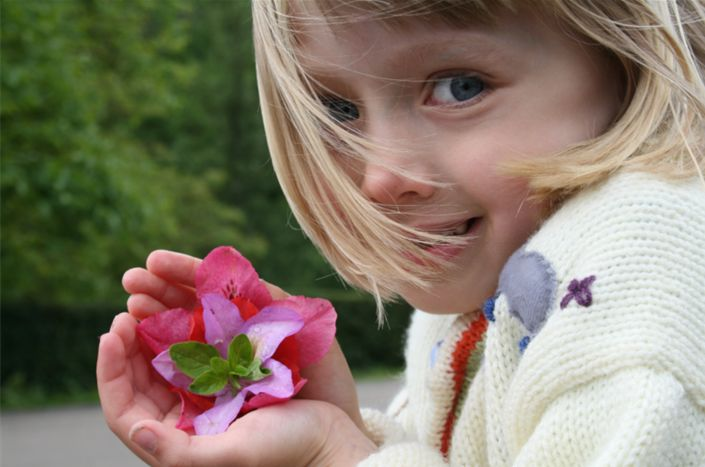
#> input picture day10/img2.jpeg, 705 x 467 px
$ python p4.py
#> lines starting #> are read from the running program, lines starting #| are printed output that depends on the picture; after the words box and inside, x2 and y2 are one past the last pixel; in counts of white or black regions, pixels touching at a corner belong together
import cv2
import numpy as np

img = cv2.imread('img2.jpeg')
#> img is the input picture: shape (467, 705, 3); mean B, G, R 107.8, 123.6, 135.5

gray = cv2.cvtColor(img,cv2.COLOR_BGR2GRAY)
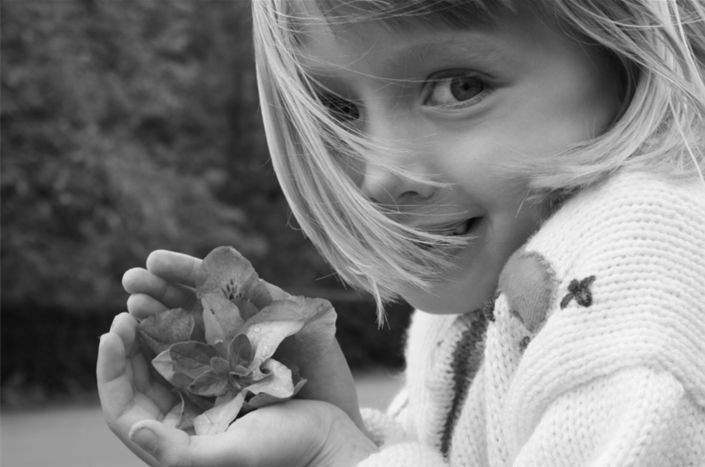
#> gray: shape (467, 705); min 3, max 250, mean 125.3
ret, bw_img = cv2. threshold(gray,127,255,cv2. THRESH_BINARY)
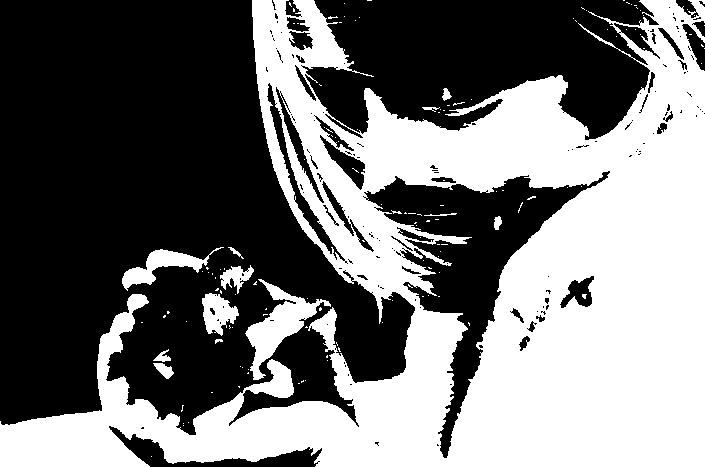
#> bw_img: shape (467, 705); 45.4% white; 137 white regions (123 under 20 px), largest, box (x1, y1, x2, y2) and area: (0, 0, 705, 467) 142942, (245, 279, 331, 380) 2660, (122, 247, 224, 291) 1354
edges = cv2.Canny(bw_img,50,150,apertureSize = 3)
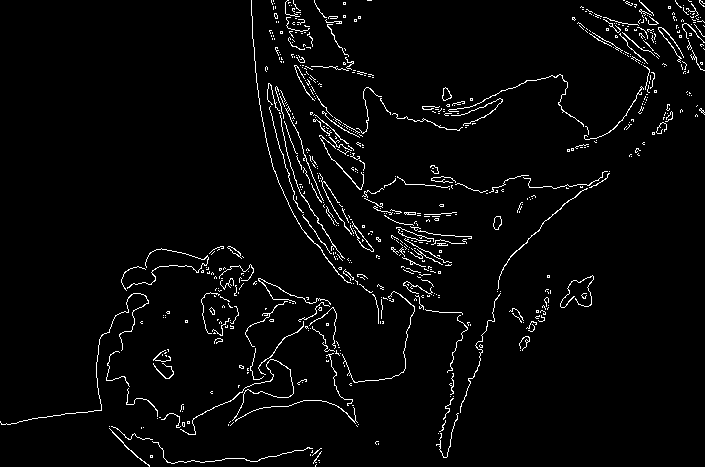
#> edges: shape (467, 705); 3.2% white in thin lines or dots

lines = cv2.HoughLines(edges,1,np.pi/180,200)
#> lines = None

#> (the run stopped early here; a loop or call above may not have finished)

$ run again, with day10/img1.jpeg copied over day10/img2.jpeg
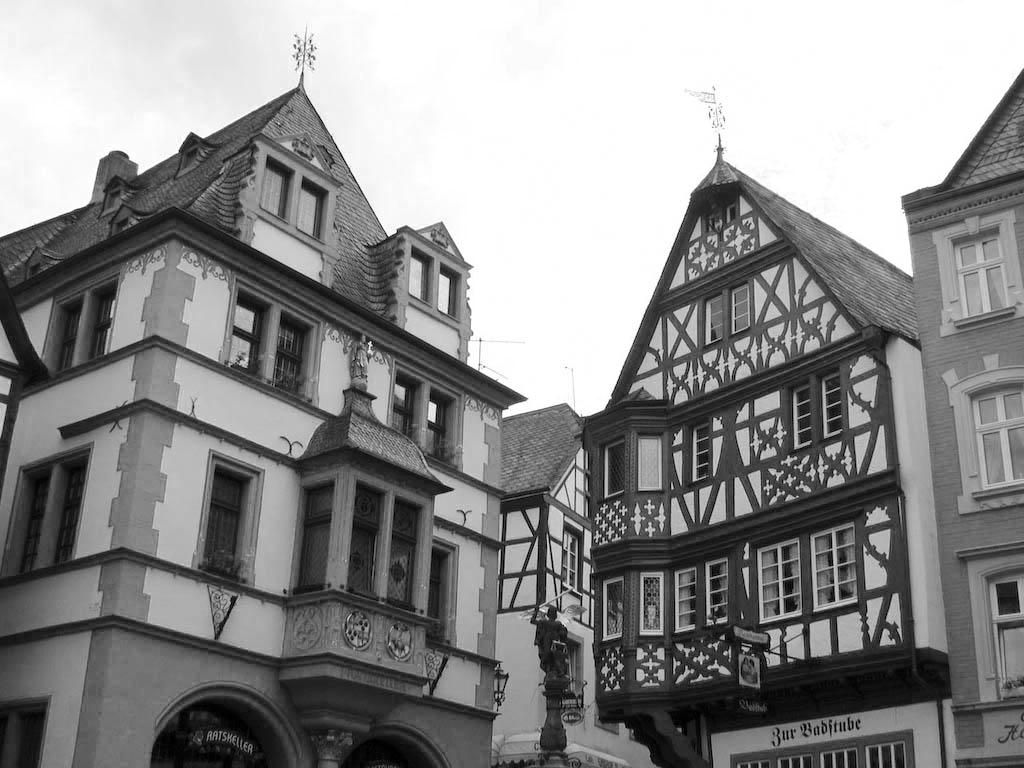
#> input picture day10/img1.jpeg, 1024 x 768 px
#> img is the input picture: shape (768, 1024, 3); min 0, max 255, mean 141.3
#> `ret, bw_img = cv2. threshold(gray,127,255,cv2. THRESH_BINARY)`:
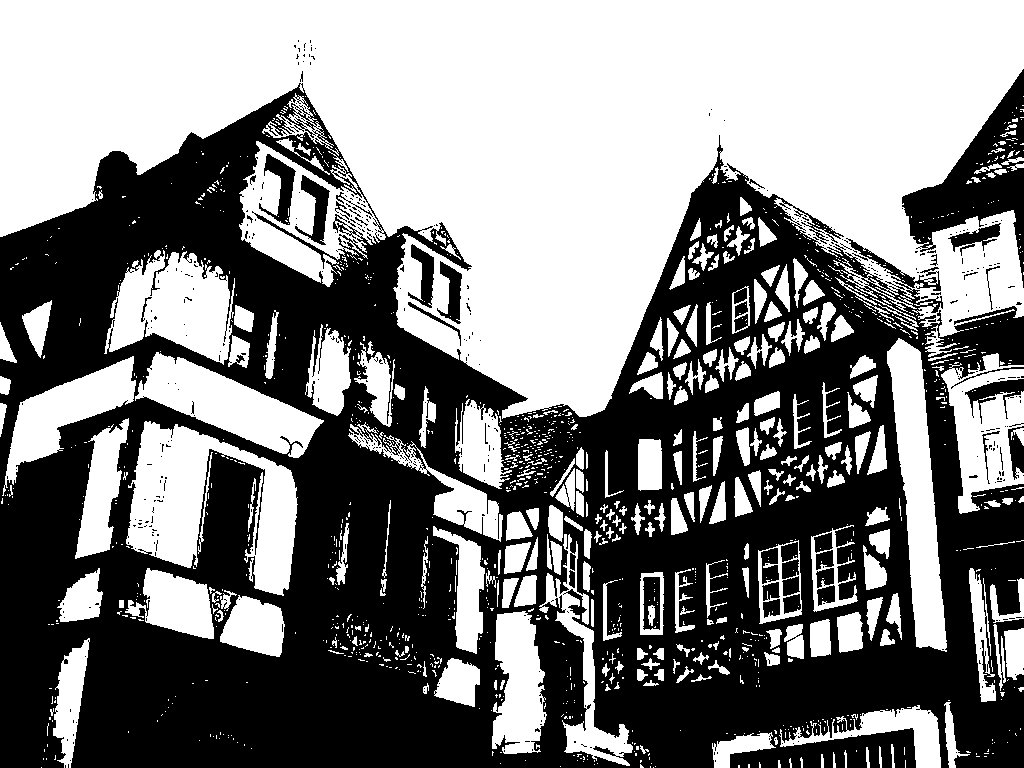
#> bw_img: shape (768, 1024); 50.9% white; 457 black regions (417 under 20 px), largest, box (x1, y1, x2, y2) and area: (0, 83, 1024, 768) 365408, (902, 69, 1024, 288) 9126, (259, 154, 296, 225) 1030
#> edges: shape (768, 1024); 5.7% white in thin lines or dots
#> lines = [[-886, 3.05], [314, 1.95]]
#> the loop `for rho,theta in lines[0]:` made 1 pass
#> `cv2.line(img,(x1,y1),(x2,y2),(0,0,255),2)`:
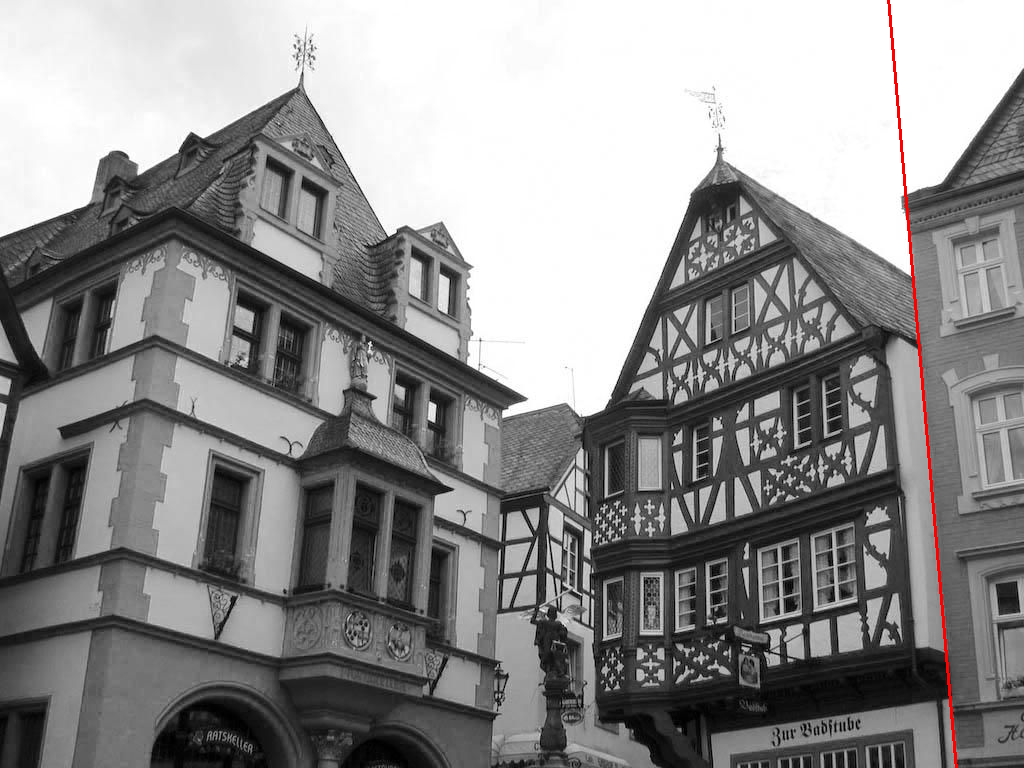
#> img: shape (768, 1024, 3); 0.29% of pixels changed, all inside (x1, y1, x2, y2) = (887, 0, 958, 768)

$ run again, with day10/img3.jpeg copied over day10/img2.jpeg
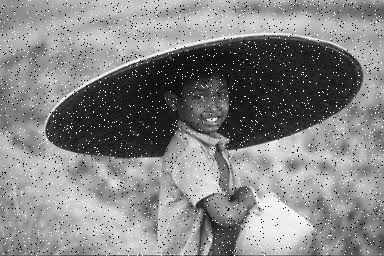
#> input picture day10/img3.jpeg, 384 x 256 px
#> img is the input picture: shape (256, 384, 3); min 0, max 255, mean 132.5
#> `ret, bw_img = cv2. threshold(gray,127,255,cv2. THRESH_BINARY)`:
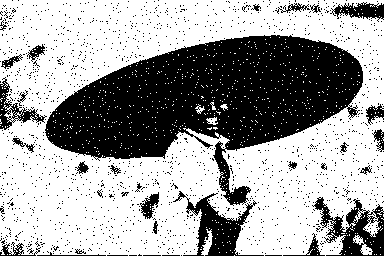
#> bw_img: shape (256, 384); 63.7% white; 1543 black regions (1513 under 20 px), largest, box (x1, y1, x2, y2) and area: (45, 35, 363, 206) 26609, (173, 191, 264, 256) 1906, (312, 197, 384, 256) 1875
#> edges: shape (256, 384); 17.2% white in thin lines or dots
#> lines = [[254, 1.57]]
#> the loop `for rho,theta in lines[0]:` made 1 pass
#> `cv2.line(img,(x1,y1),(x2,y2),(0,0,255),2)`:
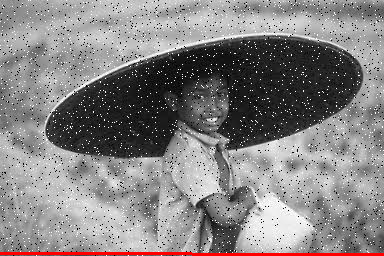
#> img: shape (256, 384, 3); 1.17% of pixels changed, all inside (x1, y1, x2, y2) = (0, 252, 384, 256)

$ run again, with day10/img4.jpeg copied over day10/img2.jpeg
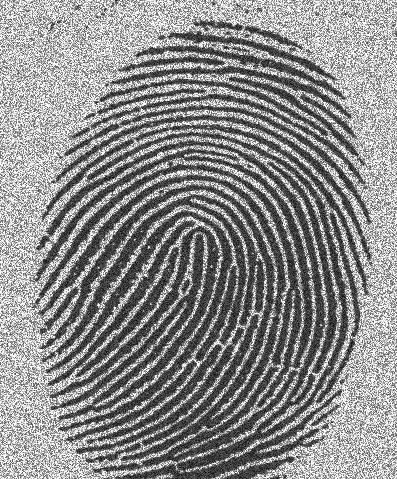
#> input picture day10/img4.jpeg, 397 x 479 px
#> img is the input picture: shape (479, 397, 3); min 0, max 255, mean 138.8
#> `ret, bw_img = cv2. threshold(gray,127,255,cv2. THRESH_BINARY)`:
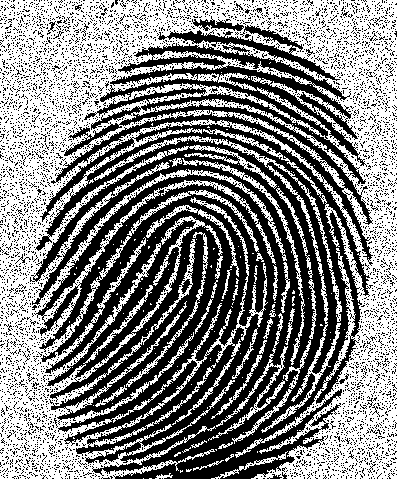
#> bw_img: shape (479, 397); 50.7% white; 5766 black regions (5748 under 20 px), largest, box (x1, y1, x2, y2) and area: (30, 43, 373, 479) 78514, (158, 25, 340, 81) 1696, (192, 16, 244, 31) 320
#> edges: shape (479, 397); 23.3% white in thin lines or dots
#> lines = [[305, 0.785], [0, 0], [293, 0.785], [1, 2.36], [337, 0.785], [281, 0.785], [-16, 2.36], [315, 0.785], [6, 2.36]]
#> the loop `for rho,theta in lines[0]:` made 1 pass
#> `cv2.line(img,(x1,y1),(x2,y2),(0,0,255),2)`:
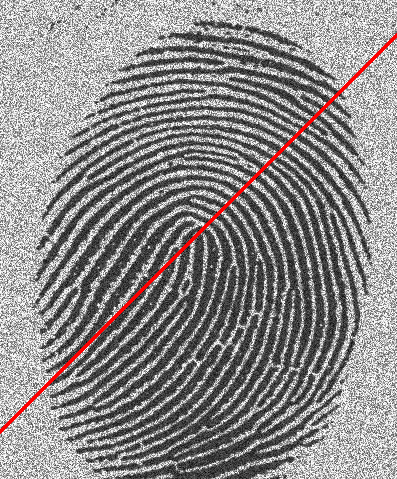
#> img: shape (479, 397, 3); 1.04% of pixels changed, all inside (x1, y1, x2, y2) = (0, 33, 397, 434)
